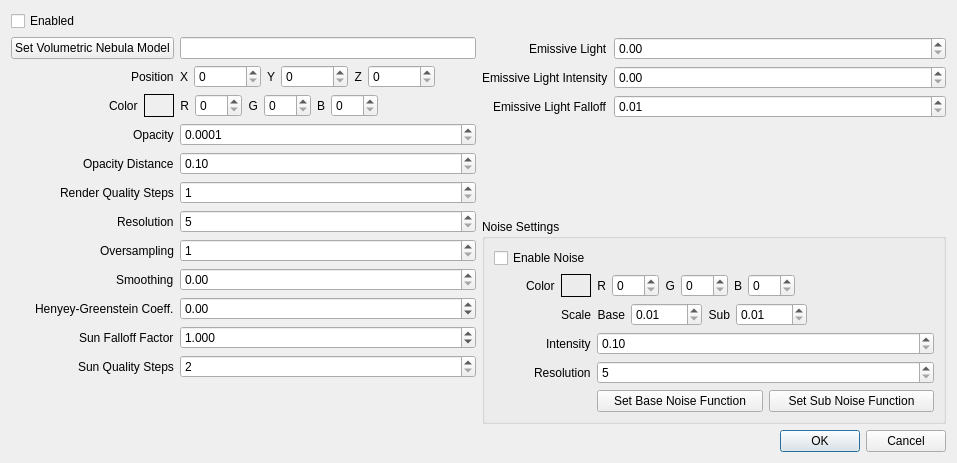
<?xml version="1.0" encoding="UTF-8"?>
<ui version="4.0">
 <class>fso::fred::dialogs::VolumetricNebulaDialog</class>
 <widget class="QDialog" name="fso::fred::dialogs::VolumetricNebulaDialog">
  <property name="windowModality">
   <enum>Qt::WindowModal</enum>
  </property>
  <property name="geometry">
   <rect>
    <x>0</x>
    <y>0</y>
    <width>957</width>
    <height>463</height>
   </rect>
  </property>
  <property name="sizePolicy">
   <sizepolicy hsizetype="Preferred" vsizetype="Preferred">
    <horstretch>0</horstretch>
    <verstretch>0</verstretch>
   </sizepolicy>
  </property>
  <property name="minimumSize">
   <size>
    <width>0</width>
    <height>0</height>
   </size>
  </property>
  <property name="windowTitle">
   <string>Volumetric Nebula Editor</string>
  </property>
  <layout class="QGridLayout" name="gridLayout">
   <item row="1" column="0">
    <layout class="QVBoxLayout" name="verticalLayout">
     <item>
      <layout class="QHBoxLayout" name="mainLayout">
       <item>
        <layout class="QFormLayout" name="leftFormLayout">
         <property name="labelAlignment">
          <set>Qt::AlignRight|Qt::AlignTrailing|Qt::AlignVCenter</set>
         </property>
         <item row="0" column="0">
          <widget class="QPushButton" name="setModelButton">
           <property name="text">
            <string>Set Volumetric Nebula Model</string>
           </property>
          </widget>
         </item>
         <item row="0" column="1">
          <widget class="QLineEdit" name="setModelLineEdit"/>
         </item>
         <item row="1" column="0">
          <widget class="QLabel" name="positionLabel">
           <property name="text">
            <string>Position</string>
           </property>
          </widget>
         </item>
         <item row="1" column="1">
          <layout class="QHBoxLayout" name="positionLayout">
           <item>
            <widget class="QLabel" name="positionXLabel">
             <property name="text">
              <string>X</string>
             </property>
             <property name="alignment">
              <set>Qt::AlignRight|Qt::AlignTrailing|Qt::AlignVCenter</set>
             </property>
            </widget>
           </item>
           <item>
            <widget class="QSpinBox" name="positionXSpinBox">
             <property name="maximum">
              <number>16777215</number>
             </property>
            </widget>
           </item>
           <item>
            <widget class="QLabel" name="positionYLabel">
             <property name="text">
              <string>Y</string>
             </property>
             <property name="alignment">
              <set>Qt::AlignRight|Qt::AlignTrailing|Qt::AlignVCenter</set>
             </property>
            </widget>
           </item>
           <item>
            <widget class="QSpinBox" name="positionYSpinBox">
             <property name="maximum">
              <number>16777215</number>
             </property>
            </widget>
           </item>
           <item>
            <widget class="QLabel" name="positionZLabel">
             <property name="text">
              <string>Z</string>
             </property>
             <property name="alignment">
              <set>Qt::AlignRight|Qt::AlignTrailing|Qt::AlignVCenter</set>
             </property>
            </widget>
           </item>
           <item>
            <widget class="QSpinBox" name="positionZSpinBox">
             <property name="maximum">
              <number>16777215</number>
             </property>
            </widget>
           </item>
           <item>
            <spacer name="horizontalSpacer_4">
             <property name="orientation">
              <enum>Qt::Horizontal</enum>
             </property>
             <property name="sizeHint" stdset="0">
              <size>
               <width>40</width>
               <height>20</height>
              </size>
             </property>
            </spacer>
           </item>
          </layout>
         </item>
         <item row="2" column="1">
          <layout class="QHBoxLayout" name="colorLayout">
           <item>
            <widget class="QLabel" name="colorRLabel">
             <property name="text">
              <string>R</string>
             </property>
             <property name="alignment">
              <set>Qt::AlignRight|Qt::AlignTrailing|Qt::AlignVCenter</set>
             </property>
            </widget>
           </item>
           <item>
            <widget class="QSpinBox" name="colorRSpinBox">
             <property name="maximum">
              <number>255</number>
             </property>
            </widget>
           </item>
           <item>
            <widget class="QLabel" name="colorGLabel">
             <property name="text">
              <string>G</string>
             </property>
             <property name="alignment">
              <set>Qt::AlignRight|Qt::AlignTrailing|Qt::AlignVCenter</set>
             </property>
            </widget>
           </item>
           <item>
            <widget class="QSpinBox" name="colorGSpinBox">
             <property name="maximum">
              <number>255</number>
             </property>
            </widget>
           </item>
           <item>
            <widget class="QLabel" name="colorBLabel">
             <property name="text">
              <string>B</string>
             </property>
             <property name="alignment">
              <set>Qt::AlignRight|Qt::AlignTrailing|Qt::AlignVCenter</set>
             </property>
            </widget>
           </item>
           <item>
            <widget class="QSpinBox" name="colorBSpinBox">
             <property name="maximum">
              <number>255</number>
             </property>
            </widget>
           </item>
           <item>
            <spacer name="horizontalSpacer_3">
             <property name="orientation">
              <enum>Qt::Horizontal</enum>
             </property>
             <property name="sizeHint" stdset="0">
              <size>
               <width>40</width>
               <height>20</height>
              </size>
             </property>
            </spacer>
           </item>
          </layout>
         </item>
         <item row="2" column="0">
          <layout class="QHBoxLayout" name="colorLabelLayout">
           <item>
            <widget class="QLabel" name="colorLabel">
             <property name="text">
              <string>Color</string>
             </property>
            </widget>
           </item>
           <item>
            <widget class="QLabel" name="colorPreview">
             <property name="minimumSize">
              <size>
               <width>30</width>
               <height>0</height>
              </size>
             </property>
             <property name="frameShape">
              <enum>QFrame::Box</enum>
             </property>
             <property name="text">
              <string/>
             </property>
            </widget>
           </item>
          </layout>
         </item>
         <item row="3" column="0">
          <widget class="QLabel" name="opacityLabel">
           <property name="text">
            <string>Opacity</string>
           </property>
          </widget>
         </item>
         <item row="3" column="1">
          <widget class="QDoubleSpinBox" name="opacityDoubleSpinBox">
           <property name="decimals">
            <number>4</number>
           </property>
           <property name="minimum">
            <double>0.000100000000000</double>
           </property>
           <property name="maximum">
            <double>1.000000000000000</double>
           </property>
           <property name="singleStep">
            <double>0.010000000000000</double>
           </property>
          </widget>
         </item>
         <item row="4" column="0">
          <widget class="QLabel" name="opacityDistanceLabel">
           <property name="text">
            <string>Opacity Distance</string>
           </property>
          </widget>
         </item>
         <item row="5" column="0">
          <widget class="QLabel" name="renderQualityStepsLabel">
           <property name="text">
            <string>Render Quality Steps</string>
           </property>
          </widget>
         </item>
         <item row="5" column="1">
          <widget class="QSpinBox" name="renderQualityStepsSpinBox">
           <property name="minimum">
            <number>1</number>
           </property>
           <property name="maximum">
            <number>100</number>
           </property>
          </widget>
         </item>
         <item row="6" column="0">
          <widget class="QLabel" name="resolutionLabel">
           <property name="text">
            <string>Resolution</string>
           </property>
          </widget>
         </item>
         <item row="6" column="1">
          <widget class="QSpinBox" name="resolutionSpinBox">
           <property name="minimum">
            <number>5</number>
           </property>
           <property name="maximum">
            <number>8</number>
           </property>
          </widget>
         </item>
         <item row="7" column="0">
          <widget class="QLabel" name="oversamplingLabel">
           <property name="text">
            <string>Oversampling</string>
           </property>
          </widget>
         </item>
         <item row="7" column="1">
          <widget class="QSpinBox" name="oversamplingSpinBox">
           <property name="minimum">
            <number>1</number>
           </property>
           <property name="maximum">
            <number>3</number>
           </property>
          </widget>
         </item>
         <item row="8" column="0">
          <widget class="QLabel" name="smoothingLabel">
           <property name="text">
            <string>Smoothing</string>
           </property>
          </widget>
         </item>
         <item row="9" column="0">
          <widget class="QLabel" name="henyeyGreensteinCoeffLabel">
           <property name="text">
            <string>Henyey-Greenstein Coeff.</string>
           </property>
          </widget>
         </item>
         <item row="9" column="1">
          <widget class="QDoubleSpinBox" name="henyeyGreensteinCoeffDoubleSpinBox">
           <property name="minimum">
            <double>-1.000000000000000</double>
           </property>
           <property name="maximum">
            <double>1.000000000000000</double>
           </property>
           <property name="singleStep">
            <double>0.100000000000000</double>
           </property>
          </widget>
         </item>
         <item row="10" column="0">
          <widget class="QLabel" name="sunFalloffFactorLabel">
           <property name="text">
            <string>Sun Falloff Factor</string>
           </property>
          </widget>
         </item>
         <item row="11" column="0">
          <widget class="QLabel" name="sunQualityStepsLabel">
           <property name="text">
            <string>Sun Quality Steps</string>
           </property>
          </widget>
         </item>
         <item row="11" column="1">
          <widget class="QSpinBox" name="sunQualityStepsSpinBox">
           <property name="minimum">
            <number>2</number>
           </property>
           <property name="maximum">
            <number>16</number>
           </property>
          </widget>
         </item>
         <item row="4" column="1">
          <widget class="QDoubleSpinBox" name="opacityDistanceDoubleSpinBox">
           <property name="decimals">
            <number>2</number>
           </property>
           <property name="minimum">
            <double>0.100000000000000</double>
           </property>
           <property name="maximum">
            <double>16777215.000000000000000</double>
           </property>
          </widget>
         </item>
         <item row="8" column="1">
          <widget class="QDoubleSpinBox" name="smoothingDoubleSpinBox">
           <property name="maximum">
            <double>0.500000000000000</double>
           </property>
           <property name="singleStep">
            <double>0.010000000000000</double>
           </property>
          </widget>
         </item>
         <item row="10" column="1">
          <widget class="QDoubleSpinBox" name="sunFalloffFactorDoubleSpinBox">
           <property name="decimals">
            <number>3</number>
           </property>
           <property name="minimum">
            <double>0.001000000000000</double>
           </property>
           <property name="maximum">
            <double>100.000000000000000</double>
           </property>
           <property name="value">
            <double>1.000000000000000</double>
           </property>
          </widget>
         </item>
        </layout>
       </item>
       <item>
        <layout class="QVBoxLayout" name="rightSideLayout">
         <item>
          <layout class="QFormLayout" name="rightFormLayout">
           <property name="labelAlignment">
            <set>Qt::AlignRight|Qt::AlignTrailing|Qt::AlignVCenter</set>
           </property>
           <item row="0" column="0">
            <widget class="QLabel" name="emissiveLightLabel">
             <property name="text">
              <string>Emissive Light</string>
             </property>
            </widget>
           </item>
           <item row="0" column="1">
            <widget class="QDoubleSpinBox" name="emissiveLightDoubleSpinBox">
             <property name="maximum">
              <double>5.000000000000000</double>
             </property>
             <property name="singleStep">
              <double>0.100000000000000</double>
             </property>
            </widget>
           </item>
           <item row="1" column="0">
            <widget class="QLabel" name="emissiveLightIntensityLabel">
             <property name="text">
              <string>Emissive Light Intensity</string>
             </property>
            </widget>
           </item>
           <item row="1" column="1">
            <widget class="QDoubleSpinBox" name="emissiveLightIntensityDoubleSpinBox">
             <property name="maximum">
              <double>100.000000000000000</double>
             </property>
             <property name="singleStep">
              <double>0.100000000000000</double>
             </property>
            </widget>
           </item>
           <item row="2" column="0">
            <widget class="QLabel" name="emissiveLightFalloffLabel">
             <property name="text">
              <string>Emissive Light Falloff</string>
             </property>
            </widget>
           </item>
           <item row="2" column="1">
            <widget class="QDoubleSpinBox" name="emissiveLightFalloffDoubleSpinBox">
             <property name="minimum">
              <double>0.010000000000000</double>
             </property>
             <property name="maximum">
              <double>10.000000000000000</double>
             </property>
             <property name="singleStep">
              <double>0.100000000000000</double>
             </property>
            </widget>
           </item>
           <item row="3" column="1">
            <spacer name="verticalSpacer">
             <property name="orientation">
              <enum>Qt::Vertical</enum>
             </property>
             <property name="sizeHint" stdset="0">
              <size>
               <width>20</width>
               <height>40</height>
              </size>
             </property>
            </spacer>
           </item>
          </layout>
         </item>
         <item>
          <widget class="QGroupBox" name="noiseGroupBox">
           <property name="title">
            <string>Noise Settings</string>
           </property>
           <layout class="QFormLayout" name="formLayout_4">
            <property name="labelAlignment">
             <set>Qt::AlignRight|Qt::AlignTrailing|Qt::AlignVCenter</set>
            </property>
            <item row="0" column="0">
             <widget class="QCheckBox" name="enableNoiseCheckBox">
              <property name="text">
               <string>Enable Noise</string>
              </property>
             </widget>
            </item>
            <item row="1" column="0">
             <layout class="QHBoxLayout" name="noiseColorLabelLayout">
              <item>
               <widget class="QLabel" name="noiseColorLabel">
                <property name="text">
                 <string>Color</string>
                </property>
               </widget>
              </item>
              <item>
               <widget class="QLabel" name="noiseColorPreview">
                <property name="minimumSize">
                 <size>
                  <width>30</width>
                  <height>0</height>
                 </size>
                </property>
                <property name="frameShape">
                 <enum>QFrame::Box</enum>
                </property>
                <property name="text">
                 <string/>
                </property>
               </widget>
              </item>
             </layout>
            </item>
            <item row="1" column="1">
             <layout class="QHBoxLayout" name="noiseColorLayout">
              <item>
               <widget class="QLabel" name="noiseColorRLabel">
                <property name="text">
                 <string>R</string>
                </property>
                <property name="alignment">
                 <set>Qt::AlignRight|Qt::AlignTrailing|Qt::AlignVCenter</set>
                </property>
               </widget>
              </item>
              <item>
               <widget class="QSpinBox" name="noiseColorRSpinBox">
                <property name="maximum">
                 <number>255</number>
                </property>
               </widget>
              </item>
              <item>
               <widget class="QLabel" name="noiseColorGLabel">
                <property name="text">
                 <string>G</string>
                </property>
                <property name="alignment">
                 <set>Qt::AlignRight|Qt::AlignTrailing|Qt::AlignVCenter</set>
                </property>
               </widget>
              </item>
              <item>
               <widget class="QSpinBox" name="noiseColorGSpinBox">
                <property name="maximum">
                 <number>255</number>
                </property>
               </widget>
              </item>
              <item>
               <widget class="QLabel" name="noiseColorBLabel">
                <property name="text">
                 <string>B</string>
                </property>
                <property name="alignment">
                 <set>Qt::AlignRight|Qt::AlignTrailing|Qt::AlignVCenter</set>
                </property>
               </widget>
              </item>
              <item>
               <widget class="QSpinBox" name="noiseColorBSpinBox">
                <property name="maximum">
                 <number>255</number>
                </property>
               </widget>
              </item>
              <item>
               <spacer name="horizontalSpacer_2">
                <property name="orientation">
                 <enum>Qt::Horizontal</enum>
                </property>
                <property name="sizeHint" stdset="0">
                 <size>
                  <width>40</width>
                  <height>20</height>
                 </size>
                </property>
               </spacer>
              </item>
             </layout>
            </item>
            <item row="2" column="0">
             <widget class="QLabel" name="noiseScaleLabel">
              <property name="text">
               <string>Scale</string>
              </property>
             </widget>
            </item>
            <item row="2" column="1">
             <layout class="QHBoxLayout" name="noiseScaleLayout">
              <property name="sizeConstraint">
               <enum>QLayout::SetDefaultConstraint</enum>
              </property>
              <item>
               <widget class="QLabel" name="noiseScaleBaseLabel">
                <property name="text">
                 <string>Base</string>
                </property>
                <property name="alignment">
                 <set>Qt::AlignRight|Qt::AlignTrailing|Qt::AlignVCenter</set>
                </property>
               </widget>
              </item>
              <item>
               <widget class="QDoubleSpinBox" name="noiseScaleBaseDoubleSpinBox">
                <property name="minimum">
                 <double>0.010000000000000</double>
                </property>
                <property name="maximum">
                 <double>1000.000000000000000</double>
                </property>
               </widget>
              </item>
              <item>
               <widget class="QLabel" name="noiseScaleSubLabel">
                <property name="text">
                 <string>Sub</string>
                </property>
                <property name="alignment">
                 <set>Qt::AlignRight|Qt::AlignTrailing|Qt::AlignVCenter</set>
                </property>
               </widget>
              </item>
              <item>
               <widget class="QDoubleSpinBox" name="noiseScaleSubDoubleSpinBox">
                <property name="minimum">
                 <double>0.010000000000000</double>
                </property>
                <property name="maximum">
                 <double>1000.000000000000000</double>
                </property>
               </widget>
              </item>
              <item>
               <spacer name="horizontalSpacer">
                <property name="orientation">
                 <enum>Qt::Horizontal</enum>
                </property>
                <property name="sizeHint" stdset="0">
                 <size>
                  <width>40</width>
                  <height>20</height>
                 </size>
                </property>
               </spacer>
              </item>
             </layout>
            </item>
            <item row="3" column="0">
             <widget class="QLabel" name="noiseIntensityLabel">
              <property name="text">
               <string>Intensity</string>
              </property>
             </widget>
            </item>
            <item row="4" column="0">
             <widget class="QLabel" name="noiseResolutionLabel">
              <property name="text">
               <string>Resolution</string>
              </property>
             </widget>
            </item>
            <item row="4" column="1">
             <widget class="QSpinBox" name="noiseResolutionSpinBox">
              <property name="minimum">
               <number>5</number>
              </property>
              <property name="maximum">
               <number>8</number>
              </property>
             </widget>
            </item>
            <item row="5" column="1">
             <layout class="QHBoxLayout" name="noiseFunctionButtonsLayout">
              <item>
               <widget class="QPushButton" name="setBaseNoiseFunctionButton">
                <property name="text">
                 <string>Set Base Noise Function</string>
                </property>
               </widget>
              </item>
              <item>
               <widget class="QPushButton" name="setSubNoiseFunctionButton">
                <property name="text">
                 <string>Set Sub Noise Function</string>
                </property>
               </widget>
              </item>
             </layout>
            </item>
            <item row="3" column="1">
             <widget class="QDoubleSpinBox" name="noiseIntensityDoubleSpinBox">
              <property name="minimum">
               <double>0.100000000000000</double>
              </property>
              <property name="maximum">
               <double>100.000000000000000</double>
              </property>
             </widget>
            </item>
           </layout>
          </widget>
         </item>
        </layout>
       </item>
      </layout>
     </item>
    </layout>
   </item>
   <item row="3" column="0">
    <widget class="QDialogButtonBox" name="okAndCancelButtons">
     <property name="standardButtons">
      <set>QDialogButtonBox::Cancel|QDialogButtonBox::Ok</set>
     </property>
    </widget>
   </item>
   <item row="0" column="0">
    <widget class="QCheckBox" name="enabled">
     <property name="text">
      <string>Enabled</string>
     </property>
    </widget>
   </item>
  </layout>
 </widget>
 <resources/>
 <connections/>
</ui>
